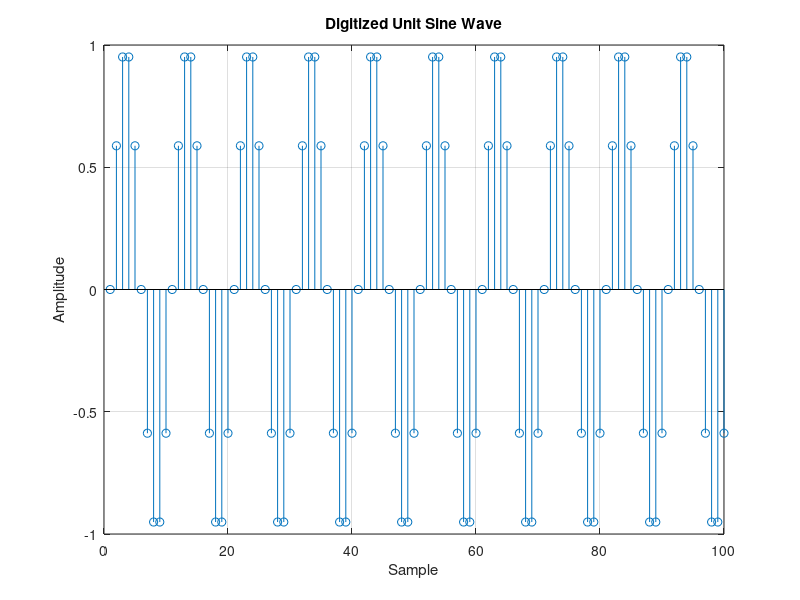

MATLAB code to generate this figure:
y = zeros(1,100);

for n = 1:100
    y(n) = sin(2*pi*(n-1)/10);
end

stem(y);
xlabel('Sample');
ylabel('Amplitude');
title('Digitized Unit Sine Wave');
grid on;
